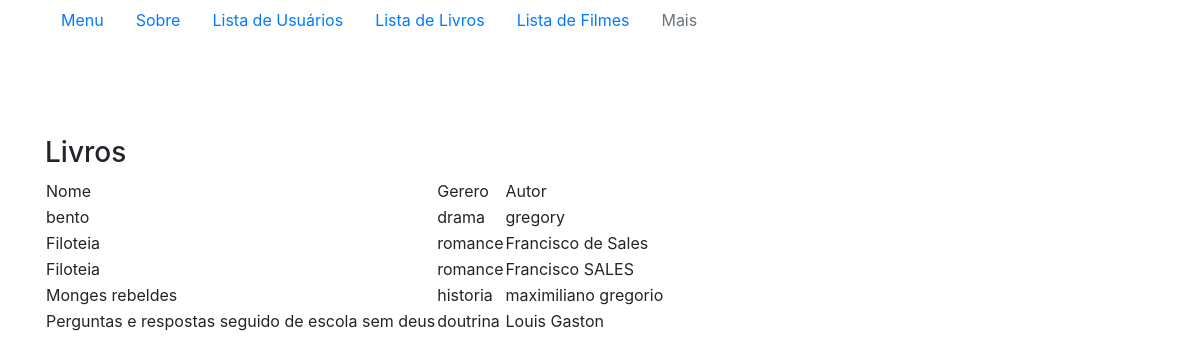
The app's page /index.php/livro/lista_livro with its own data.
### tables this page shows
CREATE TABLE `livros` (
  `id` int(11) NOT NULL,
  `nome` varchar(100) NOT NULL,
  `autor` varchar(100) NOT NULL,
  `editora` varchar(100) NOT NULL,
  `lancamento` varchar(20) NOT NULL,
  `genero` varchar(100) NOT NULL,
  `origem` varchar(100) NOT NULL,
  `distrubuidora` varchar(100) NOT NULL,
  `linguagem` varchar(100) NOT NULL,
  `traducao` varchar(100) NOT NULL,
  `tradutor` varchar(100) NOT NULL,
  `titulo_origem` varchar(100) NOT NULL,
  `designer_conteudo` varchar(100) NOT NULL,
  `criado` timestamp NOT NULL DEFAULT current_timestamp(),
  `editado` timestamp NOT NULL DEFAULT current_timestamp()
);

### application/controllers/Livro.php (called while the page is built, shortened)
<?php
class Livro extends CI_Controller {
	public function lista_livro()
	{
		$this->load->view('menu');
		$this->load->model('livro_model');
		$resultado = $this->livro_model->getLivros();
		$dado = array('livros'=>$resultado);
		$this->load->view('livro/lista_livro', $dado);
	}
}

### index.php (called while the page is built, shortened)
<?php
require_once BASEPATH.'core/CodeIgniter.php';

### application/models/Livro_model.php (called while the page is built, shortened)
<?php
    class livro_model extends CI_Model {
        public function getLivros() {
            $sql = "SELECT * FROM livros ORDER BY nome";
            $result = $this->db->query($sql);
            $array_resultado = $result->result_array();
            return $array_resultado;
        }
    }
?>

### application/views/livro/lista_livro.php (the view, shortened to what this page needs)
<div class="container">
<div class="container">
        <div class="row">
            <h3>Livros </h3>
        </div>
    </div>
    <table>
        <tr>
            <td>Nome</td>
            <td>Gerero</td>
            <td>Autor</td>
        <?php
             foreach ($livros as $livro) {
        ?>
        <tr>
            <td><?php echo $livro['nome'] ?></td>
            <td><?php echo $livro['genero'] ?></td>
            <td><?php echo $livro['autor'] ?></td>
        <?php
        }
        ?>
    </table>
    </div>

### records on screen
livros: nome "bento", genero "drama", autor "gregory"
livros: nome "Filoteia", genero "romance", autor "Francisco de Sales"
livros: nome "Filoteia", genero "romance", autor "Francisco SALES"
livros: nome "Monges rebeldes", genero "historia", autor "maximiliano gregorio"
livros: nome "Perguntas e respostas seguido de escola sem deus", genero "doutrina", autor "Louis Gaston"
